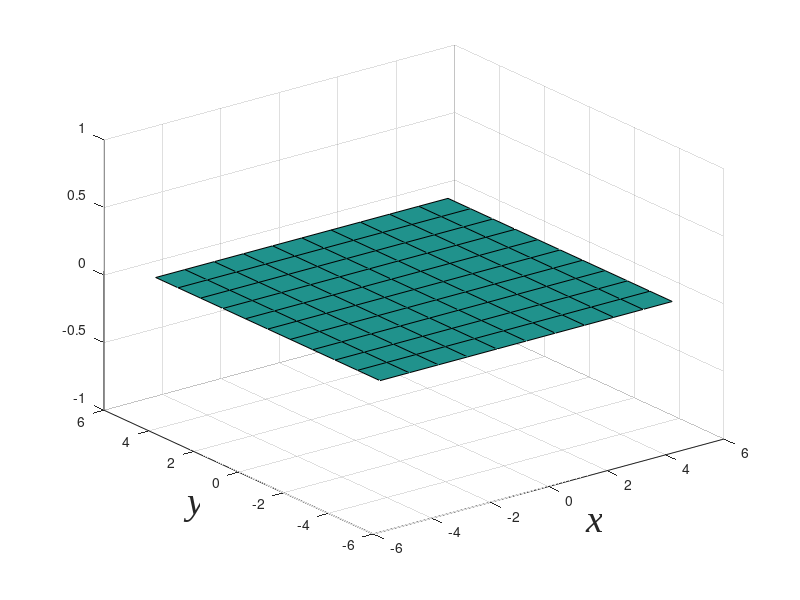

This figure's MATLAB source:
# plane.m
#
# Copyright 2015 2016 2017 2018 by John Gambini
#
point = [0,0,0];
normal = [0,0,1];

%# a plane is a*x+b*y+c*z+d=0
%# [a,b,c] is the normal. Thus, we have to calculate
%# d and we're set
d = -point*normal'; %'# dot product for less typing

%# create x,y
[xx,yy]=ndgrid(-5:5,-5:5);

%# calculate corresponding z
z = (-normal(1)*xx - normal(2)*yy - d)/normal(3);

%# plot the surface
surf(xx,yy,z);


xlabel("x","fontsize",28,"fontname","times new roman","fontangle","italic");
ylabel("y","fontsize",28,"fontname","times new roman","fontangle","italic");





